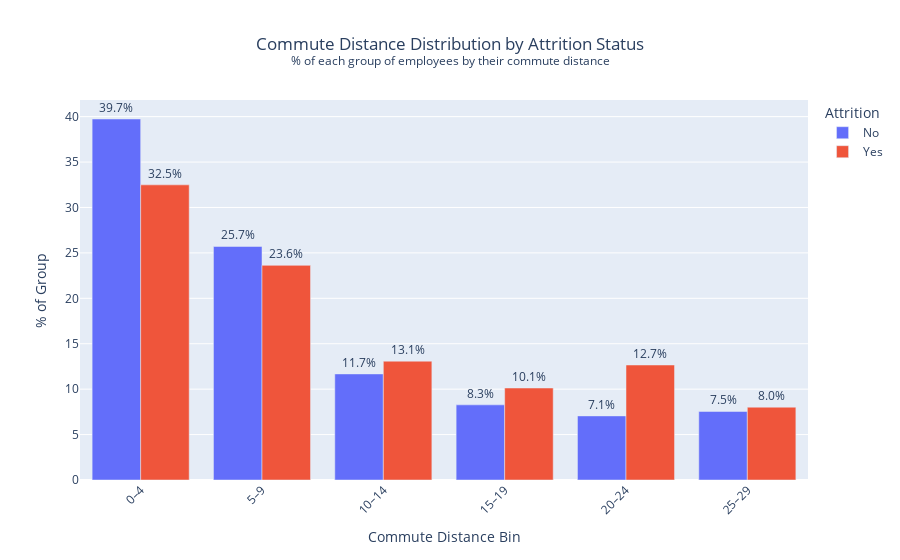

The notebook cell saved with this chart:
### Markdown cell above
Since remote working has been withdrawn, a question has been raised on whether we are seeing greater attrition from employees who live further away. We will look at if there is a relationship between commute and attrition, and how any factors from the previous proven hypothesis might impact it e.g. any greater or lesser sensitivty to commute for certain groups.

### Code cell
# Bin commute distances using whole-number logic
df["CommuteBin"] = pd.cut(
    df["DistanceFromHome"],
    bins=range(0, int(df["DistanceFromHome"].max()) + 5, 5),
    right=False,
    include_lowest=True
)

# Group by Attrition and CommuteBin
grouped = (
    df.groupby(["Attrition", "CommuteBin"], observed=False)
    .size()
    .reset_index(name="Count")
)

# Normalize within each Attrition group
grouped["GroupTotal"] = grouped.groupby("Attrition")["Count"].transform("sum")
grouped["PercentOfGroup"] = (grouped["Count"] / grouped["GroupTotal"]) * 100

# Sort CommuteBin by numeric order and relabel as "0–4", "5–9", etc.
bin_order = sorted(df["CommuteBin"].unique(), key=lambda x: x.left)
grouped["CommuteBin"] = pd.Categorical(grouped["CommuteBin"], categories=bin_order, ordered=True)
grouped["CommuteBin"] = grouped["CommuteBin"].apply(lambda x: f"{int(x.left)}–{int(x.right - 1)}")

# Plot
fig = px.bar(
    grouped,
    x="CommuteBin",
    y="PercentOfGroup",
    color="Attrition",
    barmode="group",
    text=grouped["PercentOfGroup"].round(1).astype(str) + "%",
    labels={"CommuteBin": "Commute Distance Bin", "PercentOfGroup": "% of Group"},
    title="Commute Distance Distribution by Attrition Status"
)

# Subtitle and layout tweaks
fig.update_layout(
    title=dict(
        text="Commute Distance Distribution by Attrition Status<br><sup>% of each group of employees by their commute distance</sup>",
        x=0.5
    ),
    xaxis_tickangle=-45
)

fig.update_traces(textposition="outside")
fig.show()

### Figure 1 — Plotly figure (JSON) as saved in the notebook; plotly's stock layout.template omitted (floating-point values rounded to 4 significant figures)
{"data": [{"alignmentgroup": "True", "hovertemplate": "Attrition=No<br>Commute Distance Bin=%{x}<br>% of Group=%{y}<br>text=%{text}<extra></extra>", "legendgroup": "No", "marker": {"color": "#636efa", "pattern": {"shape": ""}}, "name": "No", "offsetgroup": "No", "orientation": "v", "showlegend": true, "text": ["39.7%", "25.7%", "11.7%", "8.3%", "7.1%", "7.5%"], "textposition": "outside", "type": "bar", "x": ["0–4", "5–9", "10–14", "15–19", "20–24", "25–29"], "xaxis": "x", "y": [39.74, 25.71, 11.68, 8.273, 7.056, 7.543], "yaxis": "y"}, {"alignmentgroup": "True", "hovertemplate": "Attrition=Yes<br>Commute Distance Bin=%{x}<br>% of Group=%{y}<br>text=%{text}<extra></extra>", "legendgroup": "Yes", "marker": {"color": "#EF553B", "pattern": {"shape": ""}}, "name": "Yes", "offsetgroup": "Yes", "orientation": "v", "showlegend": true, "text": ["32.5%", "23.6%", "13.1%", "10.1%", "12.7%", "8.0%"], "textposition": "outside", "type": "bar", "x": ["0–4", "5–9", "10–14", "15–19", "20–24", "25–29"], "xaxis": "x", "y": [32.49, 23.63, 13.08, 10.13, 12.66, 8.017], "yaxis": "y"}], "layout": {"barmode": "group", "legend": {"title": {"text": "Attrition"}, "tracegroupgap": 0}, "title": {"text": "Commute Distance Distribution by Attrition Status<br><sup>% of each group of employees by their commute distance</sup>", "x": 0.5}, "xaxis": {"anchor": "y", "domain": [0, 1], "tickangle": -45, "title": {"text": "Commute Distance Bin"}}, "yaxis": {"anchor": "x", "domain": [0, 1], "title": {"text": "% of Group"}}}}
